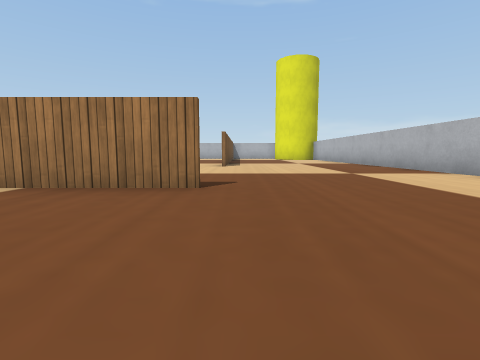
[1] (above)

17 first-person views from a walk through a Webots world. The camera is 0.04 m above the floor, tilts 6° down and sees 85° across. The floor is counted in squares, 0.1 m on a side. Each view is taken from the middle of a square. On the plan, view 1 faces up. The plan holds only what a view shows up to about 9 squares ahead; the rest is blank. Robots are left out. Simple shapes and patterns stand in for the simulator's stock objects.

[2]
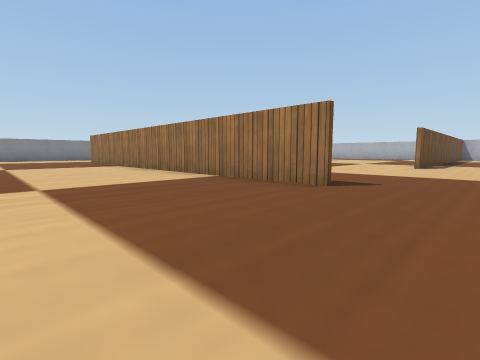

[3]
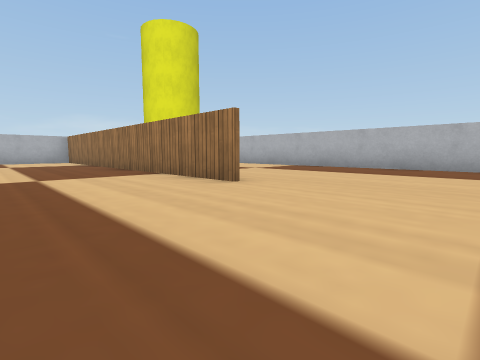

[4]
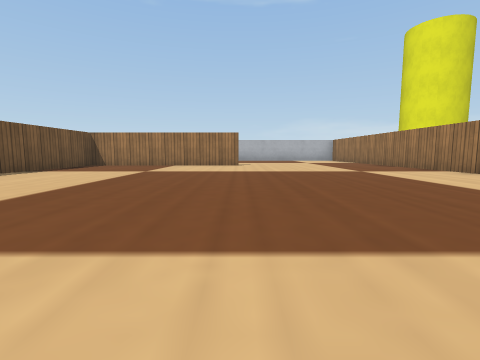

[5]
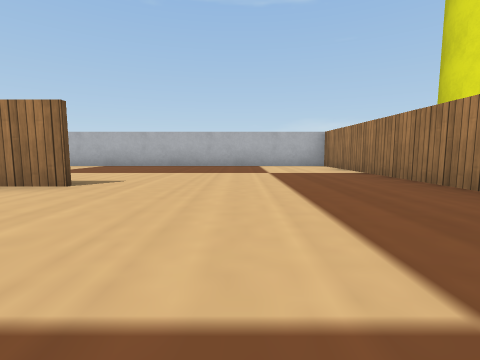

[6]
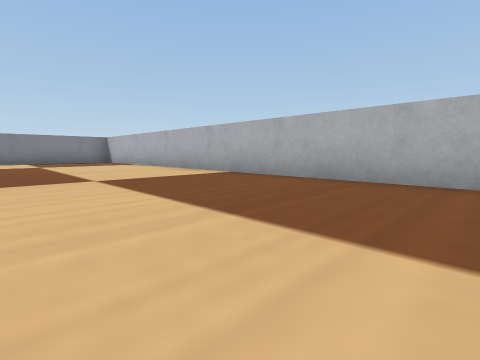

[7]
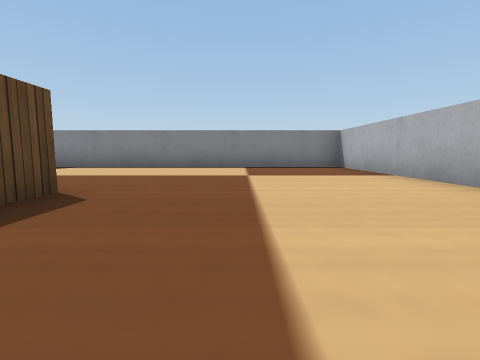

[8]
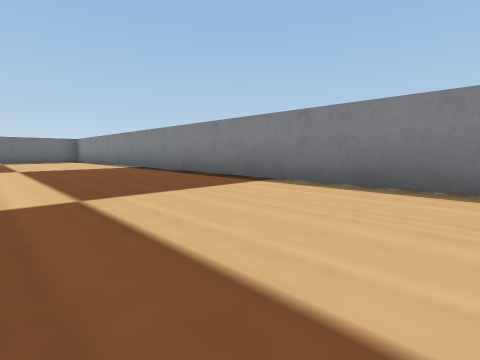

[9]
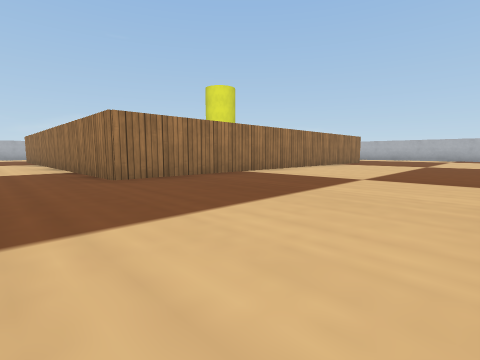

[10]
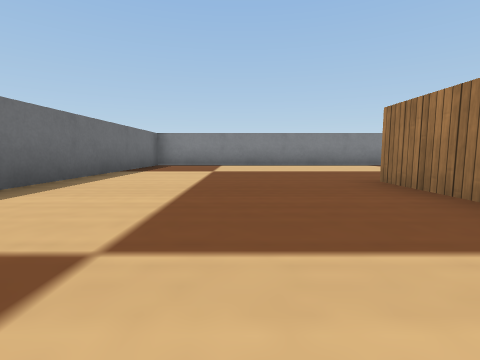

[11]
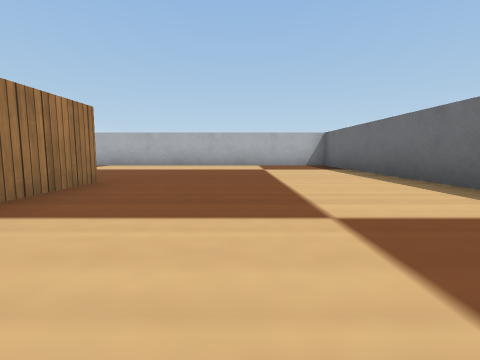

[12]
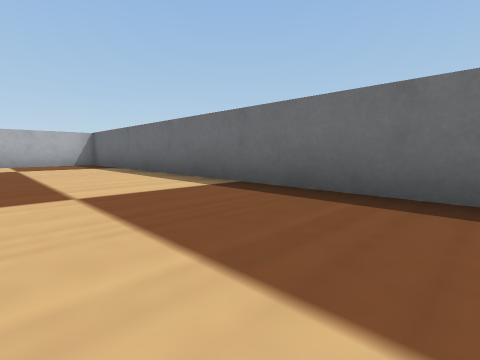

[13]
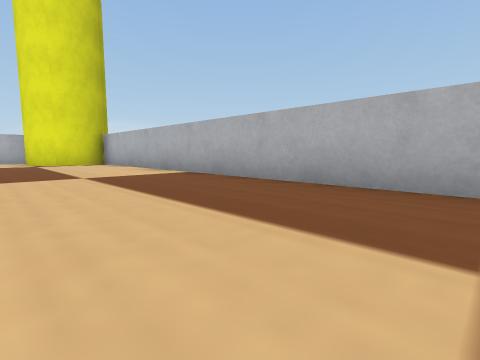

[14]
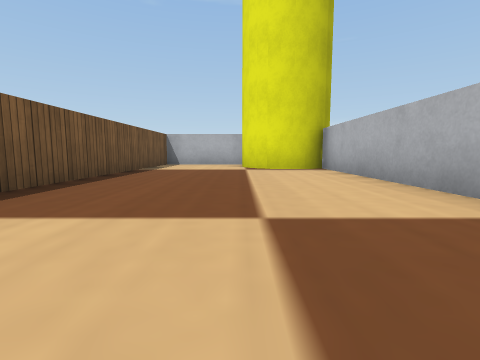

[15]
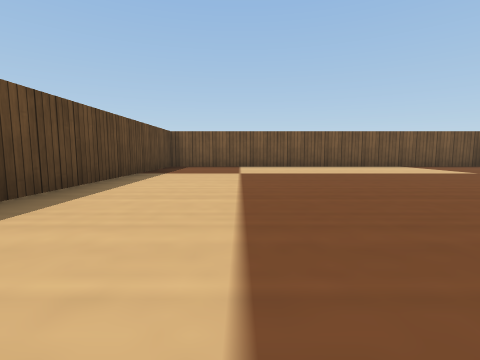

[16]
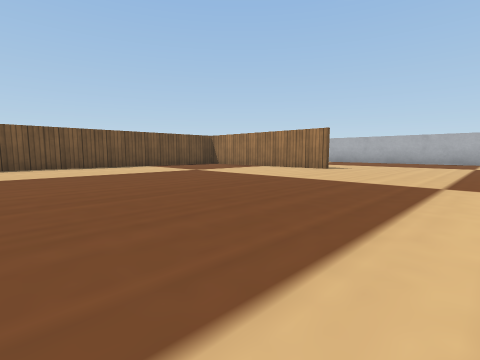

[17]
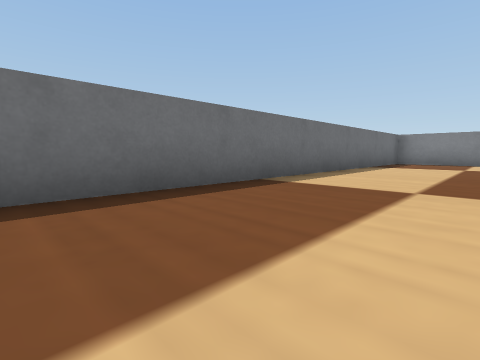

### Floor plan
Points are (right, up) in squares from view 1. A wall is a line through its corners. A room is listed if a view was taken in it or the views show most of it. See-through windows are left out.
Room 1 (views 1, 2, 3, 4, 5, 6, 7, 8, 9, 10, 11, 12, 13, 14, 15, 16, 17)
walls: (-0.5, 7.5) (-0.5, 16.8); (-5, 12.1) (-9.5, 12.1) (-9.5, 3) (-4, 3); (-0.4, 2.9) (-9.6, 2.9) (-9.6, 10.5); (-9.6, 12.2) (-8.9, 12.2); (-0.4, 16.8) (-0.4, 7.5); (2.1, 16.7) (-14.2, 16.7) (-14.2, -1.6) (4.1, -1.6) (4.1, 14.5)
objects: yellow cylinder (2, 15) to (4, 16)

Positions as (right, up) in squares from view 1, and headings:
1: (0, 0), facing up
2: (1, 0), facing up-left
3: (-3, 5), facing up-right
4: (-5, 4), facing up
5: (-3, 9), facing up
6: (-3, 13), facing up-left
7: (-7, 14), facing left
8: (-11, 12), facing down-left
9: (-11, -1), facing up-right
10: (-6, 1), facing left
11: (-4, 1), facing right
12: (-5, 1), facing down-right
13: (1, 5), facing up-right
14: (2, 8), facing up
15: (-2, 5), facing left
16: (-2, 6), facing up-left
17: (-4, 1), facing down-left
